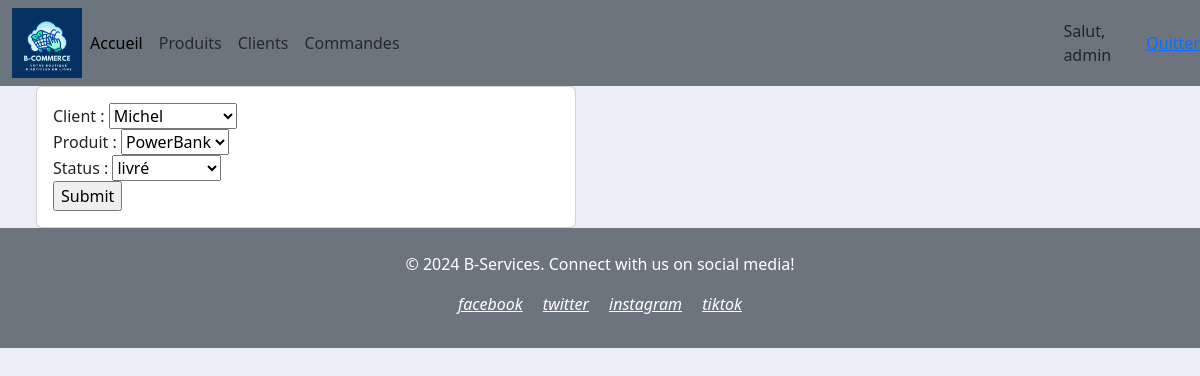
Screenshot of /commande/modifier_commande/1 (signed in) with the database file from the repository.
### commande/models.py (models this page shows)
class Commande(models.Model):
    STATUS = (('en instance', 'en instance'),
              ('non livré', 'non livré'),
              ('livré', 'livré'))
    client = models.ForeignKey(Client, null=True, on_delete=models.SET_NULL)
    produit = models.ForeignKey(Produit, null=True, on_delete=models.SET_NULL)
    status = models.CharField(max_length=200, null=True, choices=STATUS)
    date_creation = models.DateTimeField(auto_now_add=True)

### commande/views.py (the view)
# urls.py: path('modifier_commande/<str:pk>', views.modifier_commande, name='modifier_commande'),
@login_required(login_url='acces')
def modifier_commande(request,pk):
    commande = Commande.objects.get(id=pk)
    form = CommandeForm(instance=commande)
    if request.method == 'POST':
        form = CommandeForm(request.POST,instance=commande)
        if form.is_valid():
            form.save()
            return redirect('/')
    context = {'form': form}
    return render(request, 'commande/ajouter_commande.html', context)

### commande/forms.py
class CommandeForm(ModelForm):
    class Meta:
        model = Commande
        fields = '__all__'

### client/models.py (called while the page is built)
    def __str__(self):
        return self.nom

### produit/models.py (called while the page is built)
    def __str__(self):
        return self.nom

### templates/commande/ajouter_commande.html (shortened to what this page needs)
{% extends 'main.html' %}
{% block content %}
<div class="row px-4">
    <div class="col-md-6 px-4">
        <div class="card card-body">
<form action="" method="POST">
    {{ form}}
    <input type="submit" name="Envoyer">
</form>
        </div>
    </div>
</div>
{% endblock %}

### templates/base/navbar.html (shortened to what this page needs)
{% load static %}
<nav class="navbar navbar-expand-lg navbar-info bg-secondary">
  <div class="container-fluid">
    <img src="{% static 'images/articleLogo.png' %}" alt="Logo" style="height: 70px;">
    <div class="collapse navbar-collapse" id="navbarNav">
      <ul class="navbar-nav">
        <li class="nav-item">
          <a class="nav-link active" aria-current="page" href="#">Accueil</a>
        </li>
        <li class="nav-item">
          <a class="nav-link" href="#">Produits</a>
        </li>
        <li class="nav-item">
          <a class="nav-link" href="#">Clients</a>
        </li>
        <li class="nav-item">
          <a class="nav-link" href="#">Commandes</a>
        </li>
      </ul>
    </div>
  </div>
  <span>Salut, {{request.user }} </span>
  <span> <a href="{% url 'quitter' %}">Quitter</a></span>
</nav>

### static/css/main.css (style rules this page uses)
body { background-color: #ebeff5; }

### rows the page displays
Commande: client "Michel", produit "PowerBank", status "livré"

### other values shown
{{ request.user }} "admin"
